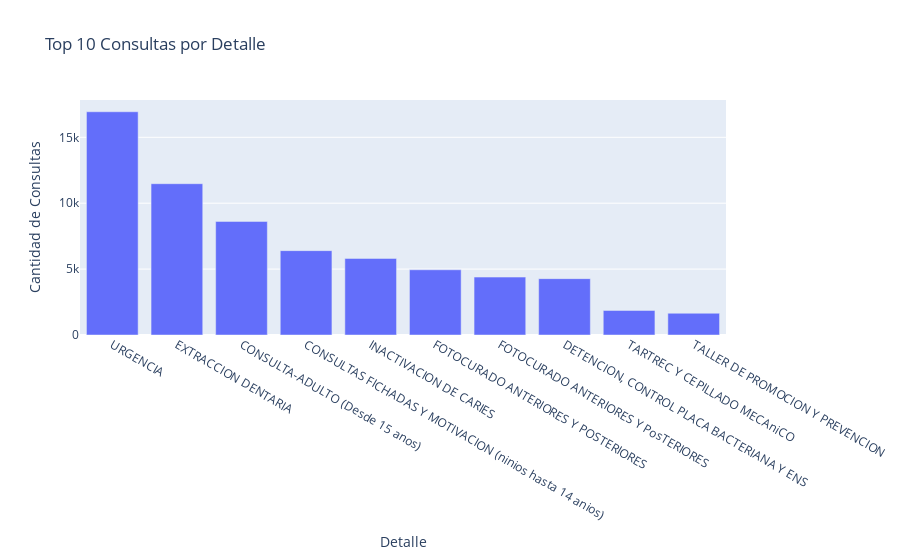

Notebook code for this chart:
### Code cell
import pandas as pd
import plotly.express as px

# Supongamos que tienes tu DataFrame llamado 'df' con los datos
# ... (procesa los datos como se mostró anteriormente)

# Eliminar filas con 'detalle' igual a '#¡REF!' y los detalles específicos
df = df[(df['detalle'] != '#¡REF!') &
        (df['detalle'] != 'CONSULTA-ADULTO (Desde 15 anios)') &
        (df['detalle'] != 'CONSULTAS FICHADAS Y MOTIVACION (NINOS hasta 14 anos)')]

# Calcular la cantidad de consultas por detalle
atenciones_detalle = df.groupby(['detalle'])['consulta_cantidad'].sum().reset_index()

# Seleccionar las 10 mayores consultas
top_10_consultas = atenciones_detalle.nlargest(10, 'consulta_cantidad')

# Crear el gráfico de barras
fig = px.bar(top_10_consultas, x='detalle', y='consulta_cantidad',
             title='Top 10 Consultas por Detalle',
             labels={'detalle': 'Detalle', 'consulta_cantidad': 'Cantidad de Consultas'})

fig.update_xaxes(title_text='Detalle')
fig.update_yaxes(title_text='Cantidad de Consultas')

# Mostrar el gráfico interactivo
fig.show()

# Guardar la imagen en formato PNG para PowerPoint
fig.write_image("grafico_consultas_detalle_top_10_sin_excluir.png")

### Figure 1 — Plotly figure (JSON) as saved in the notebook; plotly's stock layout.template omitted (floating-point values rounded to 4 significant figures)
{"data": [{"alignmentgroup": "True", "hovertemplate": "Detalle=%{x}<br>Cantidad de Consultas=%{y}<extra></extra>", "legendgroup": "", "marker": {"color": "#636efa", "pattern": {"shape": ""}}, "name": "", "offsetgroup": "", "orientation": "v", "showlegend": false, "textposition": "auto", "type": "bar", "x": ["URGENCIA", "EXTRACCION DENTARIA", "CONSULTA-ADULTO (Desde 15 anos)", "CONSULTAS FICHADAS Y MOTIVACION (ninios hasta 14 anios)", "INACTIVACION DE CARIES", "FOTOCURADO ANTERIORES Y POSTERIORES", "FOTOCURADO ANTERIORES Y PosTERIORES", "DETENCION, CONTROL PLACA BACTERIANA Y ENS", "TARTREC Y CEPILLADO MECAniCO", "TALLER DE PROMOCION Y PREVENCION"], "xaxis": "x", "y": [16939, 11480, 8618, 6401, 5811, 4949, 4394, 4276, 1863, 1650], "yaxis": "y"}], "layout": {"barmode": "relative", "legend": {"tracegroupgap": 0}, "title": {"text": "Top 10 Consultas por Detalle"}, "xaxis": {"anchor": "y", "domain": [0, 1], "title": {"text": "Detalle"}}, "yaxis": {"anchor": "x", "domain": [0, 1], "title": {"text": "Cantidad de Consultas"}}}}
